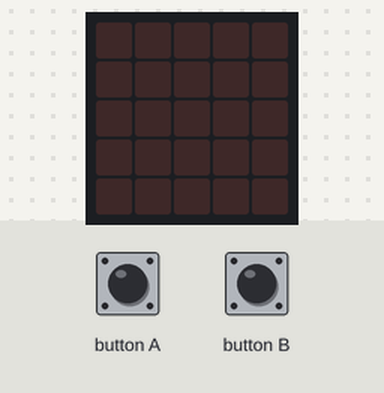
This program was run on a simulated BBC micro:bit (MakeCode). Shown: the board's 5×5 LED display. The inputs (shaded band) are chosen by the test bench.

Above: at 1.2 s.
1.3 s: button A pressed for 0.15 s
At 2.5 s:
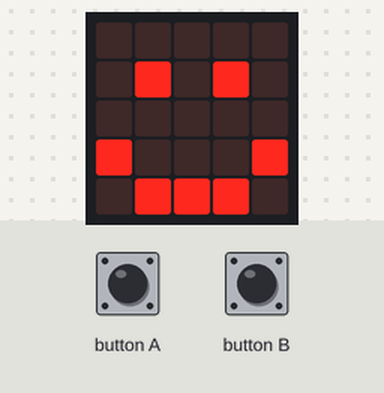
2.9 s: button B pressed for 0.15 s
At 3.7 s:
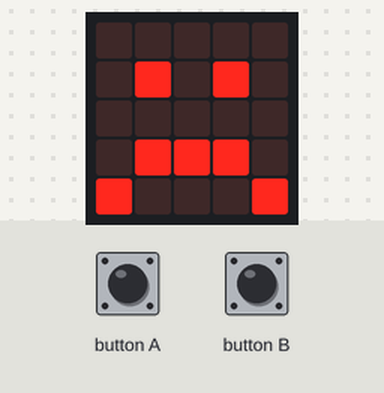
Timing chart, 0 to 5.9 s (numbered marks = the images above; inputs shaded):
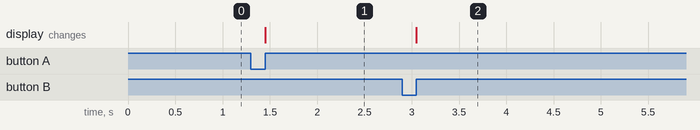

Measured:
- after the input at 1.3 s, the display: changes after 0.15 s (image 1)
- after the input at 2.9 s, the display: changes after 0.15 s (image 2)

The program:

main.ts
```typescript
input.onButtonPressed(Button.A, function () {
    if (true) {
        basic.showIcon(IconNames.Happy)
    }
})
input.onButtonPressed(Button.B, function () {
    if (true) {
        basic.showIcon(IconNames.Sad)
    }
})
basic.forever(function () {

})
```

test.ts
```typescript
// aquí va el archivo "tests"; esto no se compilará cuando este paquete se utilice como una extensión.
```
